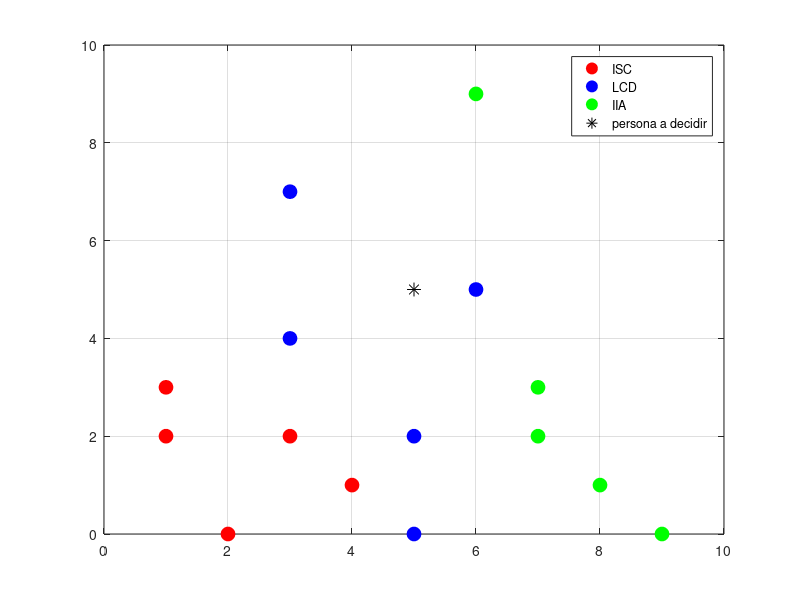

MATLAB code for this plot:
close all
clear all
clc
warning off all

C1 =[1,2,1,4,3;2,0,3,1,2];
C2 =[3,3,5,6,5;4,7,2,5,0];
C3 =[7,6,9,8,7;3,9,0,1,2];
 
media1=mean(C1,2);
media2=mean(C2,2);
media3=mean(C3,2);

bandera = 'Y';
while bandera == 'Y'
    ux = input('ingrese la posicion en x \n');
    uy = input('ingrese la posicion en y \n');
    y =[ux;uy];
    
    %calculando distancias...
    dist1=norm(y-media1);
    dist2=norm(y-media2);
    dist3=norm(y-media3);
    
    figure(1)
    plot(C1(1,:),C1(2,:),'ro','MarkerSize',10,'MarkerFaceColor','r')
    grid on
    hold on
    plot(C2(1,:),C2(2,:),'bo','MarkerSize',10,'MarkerFaceColor','b')
    grid on
    plot(C3(1,:),C3(2,:),'go','MarkerSize',10,'MarkerFaceColor','g')
    plot(y(1,:),y(2,:),'k*','MarkerSize',10,'MarkerFaceColor','k')
    legend('ISC','LCD','IIA','persona a decidir')
    
    %% toma de decisiones
    dist_total = [dist1 dist2 dist3]
    minimo=min(min(dist_total));
    valor=find(dist_total==minimo);

    if minimo <= 30
        fprintf("el chavo se inscribe a la facultad %d\n",valor);
         
    else
        fprintf("Escuela muy lejos inscribete en otra\n");
    end

    prompt = "Do you want more? Y/N [Y]: ";
    bandera = input(prompt,"s");

end
disp('fin de proceso...')